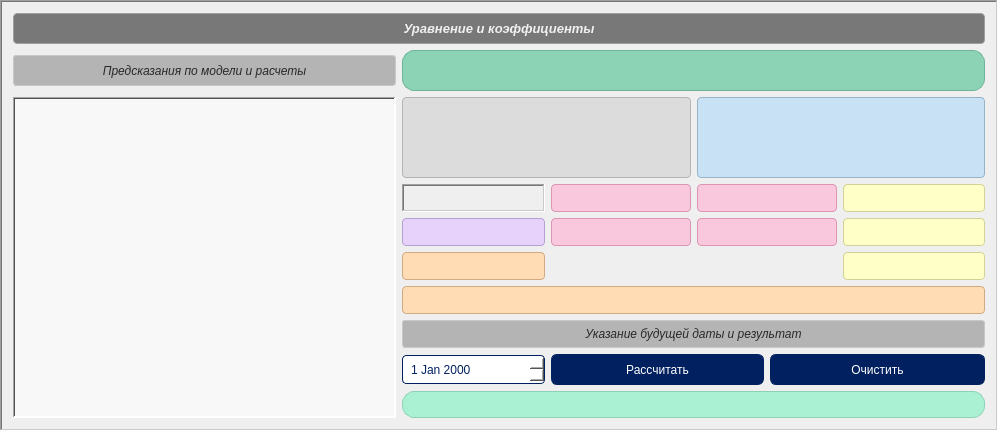
    <widget class="QFrame" name="second_frame">
     <property name="sizePolicy">
      <sizepolicy hsizetype="Preferred" vsizetype="Fixed">
       <horstretch>0</horstretch>
       <verstretch>0</verstretch>
      </sizepolicy>
     </property>
     <property name="minimumSize">
      <size>
       <width>998</width>
       <height>431</height>
      </size>
     </property>
     <property name="frameShape">
      <enum>QFrame::WinPanel</enum>
     </property>
     <property name="frameShadow">
      <enum>QFrame::Sunken</enum>
     </property>
     <layout class="QGridLayout" name="gridLayout_4">
      <item row="0" column="0" colspan="3">
       <widget class="QLabel" name="calc_label">
        <property name="minimumSize">
         <size>
          <width>972</width>
          <height>31</height>
         </size>
        </property>
        <property name="maximumSize">
         <size>
          <width>16777215</width>
          <height>31</height>
         </size>
        </property>
        <property name="font">
         <font>
          <family>Segoe UI</family>
          <pointsize>10</pointsize>
          <italic>true</italic>
          <fontweight>Medium</fontweight>
         </font>
        </property>
        <property name="styleSheet">
         <string notr="true">QLabel {
    background-color: rgb(120, 120, 120);      /* мягкий тёмно-серый фон */
    color: rgb(240, 240, 240);                /* светло-серый текст для хорошего контраста */
    border: 1px solid rgb(160, 160, 160);     /* тонкая, мягкая рамка */
    border-radius: 4px;                        /* небольшое скругление углов */
    padding: 4px 8px;                          /* внутренние отступы */
    font-family: &quot;Segoe UI&quot;, sans-serif;       /* официальный шрифт */
    font-weight: 500;                           /* умеренно жирный шрифт */
    font-size: 10pt;                            /* читаемый размер */
    font-style: italic;   
}
</string>
        </property>
        <property name="frameShape">
         <enum>QFrame::WinPanel</enum>
        </property>
        <property name="frameShadow">
         <enum>QFrame::Plain</enum>
        </property>
        <property name="text">
         <string>Уравнение и коэффициенты</string>
        </property>
        <property name="textFormat">
         <enum>Qt::AutoText</enum>
        </property>
        <property name="alignment">
         <set>Qt::AlignCenter</set>
        </property>
       </widget>
      </item>
      <item row="1" column="0">
       <widget class="QLabel" name="forecast_label">
        <property name="maximumSize">
         <size>
          <width>16777215</width>
          <height>31</height>
         </size>
        </property>
        <property name="font">
         <font>
          <family>Segoe UI</family>
          <pointsize>9</pointsize>
          <italic>true</italic>
          <bold>false</bold>
         </font>
        </property>
        <property name="styleSheet">
         <string notr="true">QLabel {
    background-color: rgb(180, 180, 180);     /* светло-серый, мягче чем у заголовка */
    color: rgb(40, 40, 40);                  /* тёмно-серый текст для контраста */
    border: 1px solid rgb(200, 200, 200);    /* тонкая рамка, чуть светлее */
    border-radius: 3px;                      /* аккуратное скругление */
    padding: 3px 6px;                        /* немного меньше отступ */
    font-family: &quot;Segoe UI&quot;, sans-serif;
    font-weight: 400;                        /* нормальная толщина */
    font-size: 9pt;                          /* чуть меньше чем у заголовка */
}
</string>
        </property>
        <property name="frameShape">
         <enum>QFrame::WinPanel</enum>
        </property>
        <property name="frameShadow">
         <enum>QFrame::Plain</enum>
        </property>
        <property name="text">
         <string>Предсказания по модели и расчеты</string>
        </property>
        <property name="textFormat">
         <enum>Qt::AutoText</enum>
        </property>
        <property name="alignment">
         <set>Qt::AlignCenter</set>
        </property>
       </widget>
      </item>
      <item row="1" column="1" colspan="2">
       <widget class="QLabel" name="equation_label">
        <property name="sizePolicy">
         <sizepolicy hsizetype="Expanding" vsizetype="MinimumExpanding">
          <horstretch>0</horstretch>
          <verstretch>0</verstretch>
         </sizepolicy>
        </property>
        <property name="minimumSize">
         <size>
          <width>581</width>
          <height>31</height>
         </size>
        </property>
        <property name="font">
         <font>
          <family>Segoe UI</family>
          <pointsize>9</pointsize>
          <italic>true</italic>
          <fontweight>Medium</fontweight>
         </font>
        </property>
        <property name="cursor">
         <cursorShape>IBeamCursor</cursorShape>
        </property>
        <property name="styleSheet">
         <string notr="true">QLabel {
    background-color: rgb(140, 210, 180);   /* чуть более тёмный мятный фон */
    color: #1C1C1C;                         /* тёмный текст */
    border: 1px solid rgb(110, 180, 150);   /* рамка темнее */
    border-radius: 12px;                    /* скруглённые углы */
    padding: 4px 12px;                      /* отступы */
    font-family: &quot;Segoe UI&quot;, sans-serif;
    font-size: 9pt;                         /* немного крупнее для читаемости */
    qproperty-alignment: 'AlignCenter';     /* выравнивание текста по центру */
}
</string>
        </property>
        <property name="frameShape">
         <enum>QFrame::WinPanel</enum>
        </property>
        <property name="frameShadow">
         <enum>QFrame::Sunken</enum>
        </property>
        <property name="text">
         <string/>
        </property>
       </widget>
      </item>
      <item row="2" column="0" rowspan="2">
       <widget class="QTableView" name="calculate_tableView">
        <property name="sizePolicy">
         <sizepolicy hsizetype="Preferred" vsizetype="Expanding">
          <horstretch>0</horstretch>
          <verstretch>0</verstretch>
         </sizepolicy>
        </property>
        <property name="maximumSize">
         <size>
          <width>16777215</width>
          <height>329</height>
         </size>
        </property>
        <property name="cursor" stdset="0">
         <cursorShape>PointingHandCursor</cursorShape>
        </property>
        <property name="focusPolicy">
         <enum>Qt::StrongFocus</enum>
        </property>
        <property name="styleSheet">
         <string notr="true">/* ------------------- QTableView ------------------- */
QTableView {
    background-color: #f8f8f8;
    alternate-background-color: #e8e8e8;
    gridline-color: #c0c0c0;
    font: 10pt &quot;Segoe UI&quot;;
    color: #1c1c1c;
}

/* Заголовки */
QHeaderView::section {
    background-color: #3a3a3a;
    color: #ffffff;
    padding: 4px;
    border: 1px solid #2a2a2a;
    font-weight: bold;
}

/* Выделенные элементы */
QTableView::item:selected {
    background-color: #a0a0a0;
    color: #ffffff;
}

/* Эффект при наведении */
QTableView::item:hover {
    background-color: #d0d0d0;
}

/* ------------------- Вертикальный ползунок ------------------- */
QTableView QScrollBar:vertical {
    background-color: #f0f0f0;
    width: 12px;
    margin: 0px;
    border-radius: 6px;
}

QTableView QScrollBar::handle:vertical {
    background-color: #888888;
    min-height: 20px;
    border-radius: 6px;
}

QTableView QScrollBar::add-line:vertical,
QTableView QScrollBar::sub-line:vertical {
    background: none;
    height: 0px;
}

QTableView QScrollBar::add-page:vertical,
QTableView QScrollBar::sub-page:vertical {
    background: none;
}

/* ------------------- Горизонтальный ползунок ------------------- */
QTableView QScrollBar:horizontal {
    background-color: #f0f0f0;
    height: 12px;
    margin: 0px;
    border-radius: 6px;
}

QTableView QScrollBar::handle:horizontal {
    background-color: #888888;
    min-width: 20px;
    border-radius: 6px;
}

QTableView QScrollBar::add-line:horizontal,
QTableView QScrollBar::sub-line:horizontal {
    background: none;
    width: 0px;
}

QTableView QScrollBar::add-page:horizontal,
QTableView QScrollBar::sub-page:horizontal {
    background: none;
}
</string>
        </property>
        <property name="frameShape">
         <enum>QFrame::WinPanel</enum>
        </property>
        <property name="frameShadow">
         <enum>QFrame::Sunken</enum>
        </property>
        <property name="editTriggers">
         <set>QAbstractItemView::NoEditTriggers</set>
        </property>
        <property name="gridStyle">
         <enum>Qt::DashDotLine</enum>
        </property>
       </widget>
      </item>
      <item row="2" column="1">
       <widget class="QTextEdit" name="correlation_textEdit">
        <property name="sizePolicy">
         <sizepolicy hsizetype="Expanding" vsizetype="MinimumExpanding">
          <horstretch>0</horstretch>
          <verstretch>0</verstretch>
         </sizepolicy>
        </property>
        <property name="minimumSize">
         <size>
          <width>285</width>
          <height>81</height>
         </size>
        </property>
        <property name="maximumSize">
         <size>
          <width>289</width>
          <height>81</height>
         </size>
        </property>
        <property name="styleSheet">
         <string notr="true">QTextEdit {
    background-color: rgb(220, 220, 220);  /* нейтральный светло-серый */
    color: #1C1C1C;
    border: 1px solid rgb(180, 180, 180);
    border-radius: 4px;
    padding: 4px;
    font-family: &quot;Segoe UI&quot;, sans-serif;
    font-size: 8pt;
}
</string>
        </property>
        <property name="lineWrapMode">
         <enum>QTextEdit::WidgetWidth</enum>
        </property>
        <property name="readOnly">
         <bool>true</bool>
        </property>
       </widget>
      </item>
      <item row="2" column="2">
       <widget class="QTextEdit" name="coefficients_textEdit">
        <property name="sizePolicy">
         <sizepolicy hsizetype="Expanding" vsizetype="MinimumExpanding">
          <horstretch>0</horstretch>
          <verstretch>0</verstretch>
         </sizepolicy>
        </property>
        <property name="minimumSize">
         <size>
          <width>285</width>
          <height>81</height>
         </size>
        </property>
        <property name="maximumSize">
         <size>
          <width>288</width>
          <height>81</height>
         </size>
        </property>
        <property name="styleSheet">
         <string notr="true">QTextEdit {
    background-color: rgb(200, 225, 245);  /* нежный голубой */
    color: #1C1C1C;
    border: 1px solid rgb(150, 180, 200);
    border-radius: 4px;
    padding: 4px;
    font-family: &quot;Segoe UI&quot;, sans-serif;
    font-size: 8pt;
}
</string>
        </property>
        <property name="lineWrapMode">
         <enum>QTextEdit::WidgetWidth</enum>
        </property>
       </widget>
      </item>
      <item row="3" column="1" colspan="2">
       <layout class="QGridLayout" name="gridLayout_3">
        <item row="0" column="0">
         <widget class="QLabel" name="n_label">
          <property name="sizePolicy">
           <sizepolicy hsizetype="MinimumExpanding" vsizetype="Preferred">
            <horstretch>0</horstretch>
            <verstretch>0</verstretch>
           </sizepolicy>
          </property>
          <property name="minimumSize">
           <size>
            <width>140</width>
            <height>28</height>
           </size>
          </property>
          <property name="font">
           <font>
            <family>Times New Roman</family>
            <pointsize>10</pointsize>
           </font>
          </property>
          <property name="cursor">
           <cursorShape>IBeamCursor</cursorShape>
          </property>
          <property name="frameShape">
           <enum>QFrame::WinPanel</enum>
          </property>
          <property name="frameShadow">
           <enum>QFrame::Sunken</enum>
          </property>
          <property name="text">
           <string/>
          </property>
         </widget>
        </item>
        <item row="0" column="1">
         <widget class="QLabel" name="Sx2_label">
          <property name="sizePolicy">
           <sizepolicy hsizetype="Fixed" vsizetype="Preferred">
            <horstretch>0</horstretch>
            <verstretch>0</verstretch>
           </sizepolicy>
          </property>
          <property name="minimumSize">
           <size>
            <width>140</width>
            <height>28</height>
           </size>
          </property>
          <property name="font">
           <font>
            <family>Segoe UI</family>
            <pointsize>10</pointsize>
           </font>
          </property>
          <property name="cursor">
           <cursorShape>IBeamCursor</cursorShape>
          </property>
          <property name="styleSheet">
           <string notr="true">QLabel {
    background-color: rgb(250, 200, 220);   /* нежно-розовый */
    color: #1C1C1C;
    border: 1px solid rgb(220, 150, 180);
    border-radius: 4px;
    padding: 2px 6px;
    font-family: &quot;Segoe UI&quot;, sans-serif;
    font-size: 10pt;
}
</string>
          </property>
          <property name="frameShape">
           <enum>QFrame::WinPanel</enum>
          </property>
          <property name="frameShadow">
           <enum>QFrame::Sunken</enum>
          </property>
          <property name="text">
           <string/>
          </property>
         </widget>
        </item>
        <item row="0" column="2" colspan="2">
         <widget class="QLabel" name="Sy2_label">
          <property name="sizePolicy">
           <sizepolicy hsizetype="Fixed" vsizetype="Preferred">
            <horstretch>0</horstretch>
            <verstretch>0</verstretch>
           </sizepolicy>
          </property>
          <property name="minimumSize">
           <size>
            <width>140</width>
            <height>28</height>
           </size>
          </property>
          <property name="font">
           <font>
            <family>Segoe UI</family>
            <pointsize>10</pointsize>
           </font>
          </property>
          <property name="cursor">
           <cursorShape>IBeamCursor</cursorShape>
          </property>
          <property name="styleSheet">
           <string notr="true">QLabel {
    background-color: rgb(250, 200, 220);   /* нежно-розовый */
    color: #1C1C1C;
    border: 1px solid rgb(220, 150, 180);
    border-radius: 4px;
    padding: 2px 6px;
    font-family: &quot;Segoe UI&quot;, sans-serif;
    font-size: 10pt;
}
</string>
          </property>
          <property name="frameShape">
           <enum>QFrame::WinPanel</enum>
          </property>
          <property name="frameShadow">
           <enum>QFrame::Sunken</enum>
          </property>
          <property name="text">
           <string/>
          </property>
         </widget>
        </item>
        <item row="0" column="4">
         <widget class="QLabel" name="Sregr_label">
          <property name="sizePolicy">
           <sizepolicy hsizetype="Expanding" vsizetype="Preferred">
            <horstretch>0</horstretch>
            <verstretch>0</verstretch>
           </sizepolicy>
          </property>
          <property name="minimumSize">
           <size>
            <width>140</width>
            <height>28</height>
           </size>
          </property>
          <property name="font">
           <font>
            <family>Segoe UI</family>
            <pointsize>10</pointsize>
           </font>
          </property>
          <property name="cursor">
           <cursorShape>IBeamCursor</cursorShape>
          </property>
          <property name="styleSheet">
           <string notr="true">QLabel {
    background-color: rgb(255, 255, 200);   /* светло-жёлтый */
    color: #1C1C1C;
    border: 1px solid rgb(210, 210, 150);
    border-radius: 4px;
    padding: 2px 6px;
    font-family: &quot;Segoe UI&quot;, sans-serif;
    font-size: 10pt;
}
</string>
          </property>
          <property name="frameShape">
           <enum>QFrame::WinPanel</enum>
          </property>
          <property name="frameShadow">
           <enum>QFrame::Sunken</enum>
          </property>
          <property name="text">
           <string/>
          </property>
         </widget>
        </item>
        <item row="1" column="0">
         <widget class="QLabel" name="MSE_label">
          <property name="sizePolicy">
           <sizepolicy hsizetype="MinimumExpanding" vsizetype="Preferred">
            <horstretch>0</horstretch>
            <verstretch>0</verstretch>
           </sizepolicy>
          </property>
          <property name="minimumSize">
           <size>
            <width>140</width>
            <height>28</height>
           </size>
          </property>
          <property name="font">
           <font>
            <family>Segoe UI</family>
            <pointsize>10</pointsize>
           </font>
          </property>
          <property name="cursor">
           <cursorShape>IBeamCursor</cursorShape>
          </property>
          <property name="styleSheet">
           <string notr="true">QLabel {
    background-color: rgb(230, 210, 250);   /* нежно-фиолетовый */
    color: #1C1C1C;
    border: 1px solid rgb(180, 160, 210);
    border-radius: 4px;
    padding: 2px 6px;
    font-family: &quot;Segoe UI&quot;, sans-serif;
    font-size: 10pt;
}
</string>
          </property>
          <property name="frameShape">
           <enum>QFrame::WinPanel</enum>
          </property>
          <property name="frameShadow">
           <enum>QFrame::Sunken</enum>
          </property>
          <property name="text">
           <string/>
          </property>
         </widget>
        </item>
        <item row="1" column="1">
         <widget class="QLabel" name="meanSx_label">
          <property name="sizePolicy">
           <sizepolicy hsizetype="Preferred" vsizetype="Preferred">
            <horstretch>0</horstretch>
            <verstretch>0</verstretch>
           </sizepolicy>
          </property>
          <property name="minimumSize">
           <size>
            <width>140</width>
            <height>28</height>
           </size>
          </property>
          <property name="font">
           <font>
            <family>Segoe UI</family>
            <pointsize>10</pointsize>
           </font>
          </property>
          <property name="cursor">
           <cursorShape>IBeamCursor</cursorShape>
          </property>
          <property name="styleSheet">
           <string notr="true">QLabel {
    background-color: rgb(250, 200, 220);   /* нежно-розовый */
    color: #1C1C1C;
    border: 1px solid rgb(220, 150, 180);
    border-radius: 4px;
    padding: 2px 6px;
    font-family: &quot;Segoe UI&quot;, sans-serif;
    font-size: 10pt;
}
</string>
          </property>
          <property name="frameShape">
           <enum>QFrame::WinPanel</enum>
          </property>
          <property name="frameShadow">
           <enum>QFrame::Sunken</enum>
          </property>
          <property name="text">
           <string/>
          </property>
         </widget>
        </item>
        <item row="1" column="2" colspan="2">
         <widget class="QLabel" name="meanSy_label">
          <property name="sizePolicy">
           <sizepolicy hsizetype="Fixed" vsizetype="Preferred">
            <horstretch>0</horstretch>
            <verstretch>0</verstretch>
           </sizepolicy>
          </property>
          <property name="minimumSize">
           <size>
            <width>140</width>
            <height>28</height>
           </size>
          </property>
          <property name="font">
           <font>
            <family>Segoe UI</family>
            <pointsize>10</pointsize>
           </font>
          </property>
          <property name="cursor">
           <cursorShape>IBeamCursor</cursorShape>
          </property>
          <property name="styleSheet">
           <string notr="true">QLabel {
    background-color: rgb(250, 200, 220);   /* нежно-розовый */
    color: #1C1C1C;
    border: 1px solid rgb(220, 150, 180);
    border-radius: 4px;
    padding: 2px 6px;
    font-family: &quot;Segoe UI&quot;, sans-serif;
    font-size: 10pt;
}
</string>
          </property>
          <property name="frameShape">
           <enum>QFrame::WinPanel</enum>
          </property>
          <property name="frameShadow">
           <enum>QFrame::Sunken</enum>
          </property>
          <property name="text">
           <string/>
          </property>
         </widget>
        </item>
        <item row="1" column="4">
         <widget class="QLabel" name="Sost_label">
          <property name="sizePolicy">
           <sizepolicy hsizetype="Expanding" vsizetype="Preferred">
            <horstretch>0</horstretch>
            <verstretch>0</verstretch>
           </sizepolicy>
          </property>
          <property name="minimumSize">
           <size>
            <width>140</width>
            <height>28</height>
           </size>
          </property>
          <property name="font">
           <font>
            <family>Segoe UI</family>
            <pointsize>10</pointsize>
           </font>
          </property>
          <property name="cursor">
           <cursorShape>IBeamCursor</cursorShape>
          </property>
          <property name="styleSheet">
           <string notr="true">QLabel {
    background-color: rgb(255, 255, 200);   /* светло-жёлтый */
    color: #1C1C1C;
    border: 1px solid rgb(210, 210, 150);
    border-radius: 4px;
    padding: 2px 6px;
    font-family: &quot;Segoe UI&quot;, sans-serif;
    font-size: 10pt;
}
</string>
          </property>
          <property name="frameShape">
           <enum>QFrame::WinPanel</enum>
          </property>
          <property name="frameShadow">
           <enum>QFrame::Sunken</enum>
          </property>
          <property name="text">
           <string/>
          </property>
         </widget>
        </item>
        <item row="2" column="0">
         <widget class="QLabel" name="R2_label">
          <property name="sizePolicy">
           <sizepolicy hsizetype="MinimumExpanding" vsizetype="Preferred">
            <horstretch>0</horstretch>
            <verstretch>0</verstretch>
           </sizepolicy>
          </property>
          <property name="minimumSize">
           <size>
            <width>140</width>
            <height>28</height>
           </size>
          </property>
          <property name="font">
           <font>
            <family>Segoe UI</family>
            <pointsize>10</pointsize>
           </font>
          </property>
          <property name="cursor">
           <cursorShape>IBeamCursor</cursorShape>
          </property>
          <property name="styleSheet">
           <string notr="true">QLabel {
    background-color: rgb(255, 220, 180);   /* светло-оранжевый */
    color: #1C1C1C;
    border: 1px solid rgb(210, 170, 130);
    border-radius: 4px;
    padding: 2px 6px;
    font-family: &quot;Segoe UI&quot;, sans-serif;
    font-size: 10pt;
}
</string>
          </property>
          <property name="frameShape">
           <enum>QFrame::WinPanel</enum>
          </property>
          <property name="frameShadow">
           <enum>QFrame::Sunken</enum>
          </property>
          <property name="text">
           <string/>
          </property>
         </widget>
        </item>
        <item row="2" column="4">
         <widget class="QLabel" name="Sfull_label">
          <property name="sizePolicy">
           <sizepolicy hsizetype="Expanding" vsizetype="Preferred">
            <horstretch>0</horstretch>
            <verstretch>0</verstretch>
           </sizepolicy>
          </property>
          <property name="minimumSize">
           <size>
            <width>140</width>
            <height>28</height>
           </size>
          </property>
          <property name="font">
           <font>
            <family>Segoe UI</family>
            <pointsize>10</pointsize>
           </font>
          </property>
          <property name="cursor">
           <cursorShape>IBeamCursor</cursorShape>
          </property>
          <property name="styleSheet">
           <string notr="true">QLabel {
    background-color: rgb(255, 255, 200);   /* светло-жёлтый */
    color: #1C1C1C;
    border: 1px solid rgb(210, 210, 150);
    border-radius: 4px;
    padding: 2px 6px;
    font-family: &quot;Segoe UI&quot;, sans-serif;
    font-size: 10pt;
}
</string>
          </property>
          <property name="frameShape">
           <enum>QFrame::WinPanel</enum>
          </property>
          <property name="frameShadow">
           <enum>QFrame::Sunken</enum>
          </property>
          <property name="text">
           <string/>
          </property>
         </widget>
        </item>
        <item row="3" column="0" colspan="5">
         <widget class="QLabel" name="descr_R2_label">
          <property name="sizePolicy">
           <sizepolicy hsizetype="Expanding" vsizetype="Preferred">
            <horstretch>0</horstretch>
            <verstretch>0</verstretch>
           </sizepolicy>
          </property>
          <property name="minimumSize">
           <size>
            <width>581</width>
            <height>28</height>
           </size>
          </property>
          <property name="font">
           <font>
            <family>Segoe UI</family>
            <pointsize>10</pointsize>
           </font>
          </property>
          <property name="cursor">
           <cursorShape>IBeamCursor</cursorShape>
          </property>
          <property name="styleSheet">
           <string notr="true">QLabel {
    background-color: rgb(255, 220, 180);   /* светло-оранжевый */
    color: #1C1C1C;
    border: 1px solid rgb(210, 170, 130);
    border-radius: 4px;
    padding: 2px 6px;
    font-family: &quot;Segoe UI&quot;, sans-serif;
    font-size: 10pt;
}
</string>
          </property>
          <property name="frameShape">
           <enum>QFrame::WinPanel</enum>
          </property>
          <property name="frameShadow">
           <enum>QFrame::Sunken</enum>
          </property>
          <property name="text">
           <string/>
          </property>
         </widget>
        </item>
        <item row="4" column="0" colspan="5">
         <widget class="QLabel" name="selectDate_label">
          <property name="minimumSize">
           <size>
            <width>581</width>
            <height>28</height>
           </size>
          </property>
          <property name="font">
           <font>
            <family>Segoe UI</family>
            <pointsize>9</pointsize>
            <italic>true</italic>
            <bold>false</bold>
           </font>
          </property>
          <property name="styleSheet">
           <string notr="true">QLabel {
    background-color: rgb(180, 180, 180);     /* светло-серый, мягче чем у заголовка */
    color: rgb(40, 40, 40);                  /* тёмно-серый текст для контраста */
    border: 1px solid rgb(200, 200, 200);    /* тонкая рамка, чуть светлее */
    border-radius: 3px;                      /* аккуратное скругление */
    padding: 3px 6px;                        /* немного меньше отступ */
    font-family: &quot;Segoe UI&quot;, sans-serif;
    font-weight: 400;                        /* нормальная толщина */
    font-size: 9pt;                          /* чуть меньше чем у заголовка */
}
</string>
          </property>
          <property name="frameShape">
           <enum>QFrame::WinPanel</enum>
          </property>
          <property name="frameShadow">
           <enum>QFrame::Plain</enum>
          </property>
          <property name="text">
           <string>Указание будущей даты и результат</string>
          </property>
          <property name="textFormat">
           <enum>Qt::AutoText</enum>
          </property>
          <property name="alignment">
           <set>Qt::AlignCenter</set>
          </property>
         </widget>
        </item>
        <item row="5" column="0">
         <widget class="QDateEdit" name="selectDate_dateEdit">
          <property name="minimumSize">
           <size>
            <width>141</width>
            <height>29</height>
           </size>
          </property>
          <property name="styleSheet">
           <string notr="true">QDateEdit {
    border: 1px solid rgb(0, 32, 96);   /* строгая тёмно-синяя рамка */
    border-radius: 4px;                 /* лёгкое скругление */
    padding: 4px 6px;                   /* внутренние отступы */
    background-color: white;            /* белый фон */
    color: rgb(0, 32, 96);              /* тёмно-синий текст */
    font: 8pt &quot;Segoe UI&quot;;              /* строгий шрифт */
}

QDateEdit::drop-down {
    subcontrol-origin: padding;
    subcontrol-position: top right;
    width: 20px;
    border-left: 1px solid rgb(0, 32, 96);
    background-color: rgb(146, 205, 220);  /* корпоративный голубой */
}

QDateEdit:focus {
    border: 1px solid rgb(146, 205, 220);  /* голубая подсветка при фокусе */
    background-color: rgb(240, 248, 255);  /* лёгкий акцент фона */
}
</string>
          </property>
         </widget>
        </item>
        <item row="5" column="1" colspan="2">
         <widget class="QPushButton" name="calculate_pushButton">
          <property name="minimumSize">
           <size>
            <width>201</width>
            <height>31</height>
           </size>
          </property>
          <property name="styleSheet">
           <string notr="true">QPushButton {
    background-color: rgb(0, 32, 96);     /* строгий тёмно-синий */
    color: white;                         /* белый текст */
    border: 1px solid rgb(0, 32, 96);     /* рамка в тон */
    border-radius: 6px;                   /* лёгкое скругление */
    padding: 6px 12px;                    /* отступы */
    font: 8pt &quot;Segoe UI&quot;;                /* строгий шрифт */
}

QPushButton:hover {
    background-color: rgb(0, 45, 135);    /* светлее при наведении */
}

QPushButton:pressed {
    background-color: rgb(0, 20, 64);     /* темнее при нажатии */
}

QPushButton:disabled {
    background-color: rgb(200, 200, 200); /* серый фон */
    color: rgb(120, 120, 120);            /* тусклый текст */
    border: 1px solid rgb(160, 160, 160); /* бледная рамка */
}
</string>
          </property>
          <property name="text">
           <string>Рассчитать</string>
          </property>
         </widget>
        </item>
        <item row="5" column="3" colspan="2">
         <widget class="QPushButton" name="clean_pushButton">
          <property name="minimumSize">
           <size>
            <width>201</width>
            <height>31</height>
           </size>
          </property>
          <property name="styleSheet">
           <string notr="true">QPushButton {
    background-color: rgb(0, 32, 96);     /* строгий тёмно-синий */
    color: white;                         /* белый текст */
    border: 1px solid rgb(0, 32, 96);     /* рамка в тон */
    border-radius: 6px;                   /* лёгкое скругление */
    padding: 6px 12px;                    /* отступы */
    font: 8pt &quot;Segoe UI&quot;;                /* строгий шрифт */
}

QPushButton:hover {
    background-color: rgb(0, 45, 135);    /* светлее при наведении */
}

QPushButton:pressed {
    background-color: rgb(0, 20, 64);     /* темнее при нажатии */
}

QPushButton:disabled {
    background-color: rgb(200, 200, 200); /* серый фон */
    color: rgb(120, 120, 120);            /* тусклый текст */
    border: 1px solid rgb(160, 160, 160); /* бледная рамка */
}
</string>
          </property>
          <property name="text">
           <string>Очистить</string>
          </property>
         </widget>
        </item>
        <item row="6" column="0" colspan="5">
         <widget class="QLabel" name="forecastCurs_label">
          <property name="sizePolicy">
           <sizepolicy hsizetype="Expanding" vsizetype="Preferred">
            <horstretch>0</horstretch>
            <verstretch>0</verstretch>
           </sizepolicy>
          </property>
          <property name="minimumSize">
           <size>
            <width>581</width>
            <height>27</height>
           </size>
          </property>
          <property name="font">
           <font>
            <family>Segoe UI</family>
            <pointsize>8</pointsize>
           </font>
          </property>
          <property name="cursor">
           <cursorShape>IBeamCursor</cursorShape>
          </property>
          <property name="styleSheet">
           <string notr="true">QLabel {
    background-color: rgb(170, 240, 210);   /* мятный фон */
    color: #1C1C1C;                         /* тёмный текст для читаемости */
    border: 1px solid rgb(140, 210, 180);   /* чуть более тёмная рамка */
    border-radius: 12px;                    /* скруглённые углы */
    padding: 4px 12px;                      /* отступы */
    font-family: &quot;Segoe UI&quot;, sans-serif;
    font-size: 8pt;
}
</string>
          </property>
          <property name="frameShape">
           <enum>QFrame::WinPanel</enum>
          </property>
          <property name="frameShadow">
           <enum>QFrame::Sunken</enum>
          </property>
          <property name="text">
           <string/>
          </property>
         </widget>
        </item>
       </layout>
      </item>
     </layout>
    </widget>
